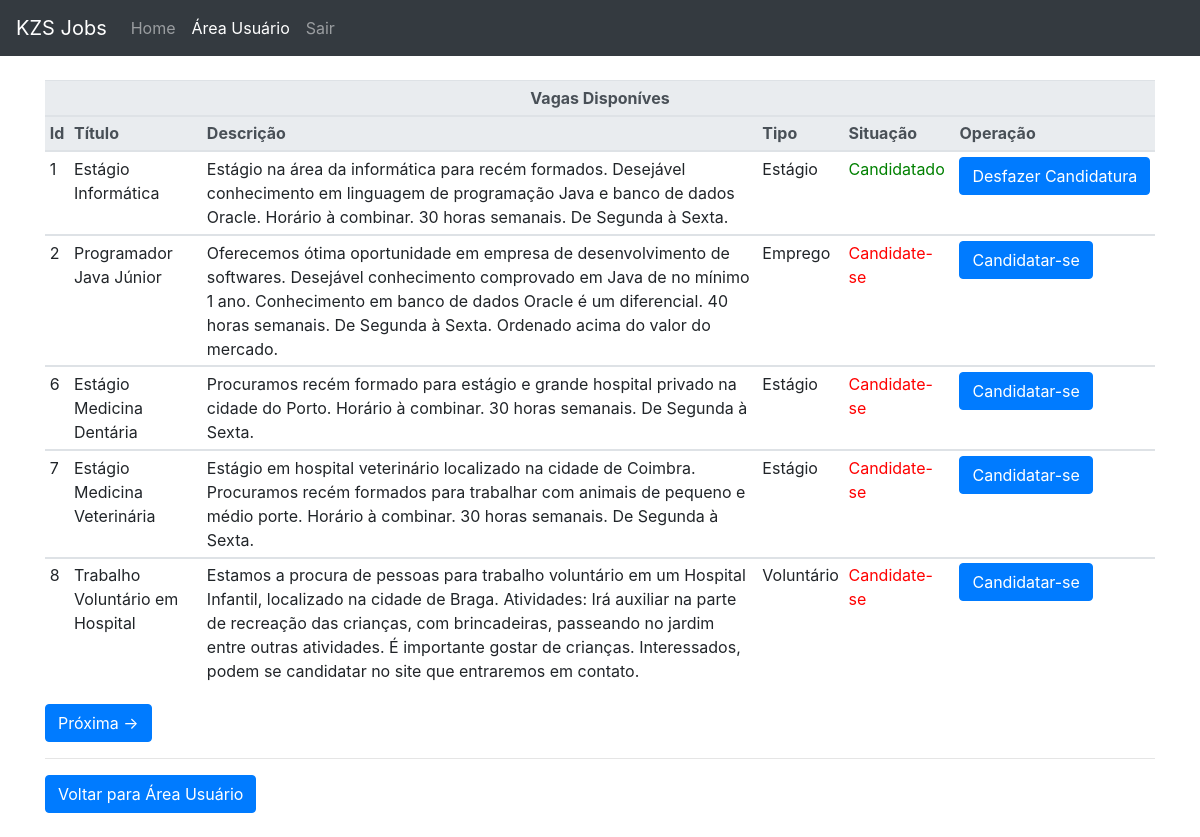
Page /vagas_disponiveis.php (signed in) on the committed database.
### tables this page shows
CREATE TABLE `vagas` (
  `id` int(11) NOT NULL,
  `titulo` varchar(120) NOT NULL,
  `descricao` text NOT NULL,
  `empresa_id` int(11) DEFAULT NULL,
  `tipo` varchar(3) NOT NULL,
  `area` varchar(3) DEFAULT NULL
);

### inicia_session.php (called while the page is built, shortened)
<?php
  $email_logado = $_SESSION['email'];
?>

### vagas_disponiveis.php (the view, shortened to what this page needs)
<?php
  include 'inicia_session.php';
?>
<!DOCTYPE html>
<html lang="pt">
    <head>
      <link href="./index_files/bootstrap.min.css" rel="stylesheet">
      <link href="./index_files/starter-template.css" rel="stylesheet">
    </head>
  <body>
    <nav class="navbar navbar-expand-md navbar-dark bg-dark fixed-top">
      <a class="navbar-brand" href="index.php"> KZS Jobs </a>
      <div class="collapse navbar-collapse" id="navbarsExampleDefault">
        <ul class="navbar-nav mr-auto">
          <li class="nav-item inactive">
            <a class="nav-link" href="index.php"> Home </a>
          </li>
          <li class="nav-item active">
            <a class="nav-link" href="login_usuario.php"> Área Usuário <span class="sr-only">(current)</span></a>
          </li>
          <li class="nav-item">
            <a class="nav-link" href="logout.php"> Sair <span class="sr-only">(current)</span></a>
          </li>
        </ul>
      </div>
    </nav>
<?php
  require 'conecta_bd.php';
  $sql = "select * from VAGAS";
  $registros_por_pagina = 5;
  $pagina=$_GET['pagina'];
  if(!$pagina){
    $pc = "1";
  }else{
  $pc = $pagina;
  }
  $inicio = $pc - 1;
  $inicio = $inicio * $registros_por_pagina;
  $limite = mysqli_query($conn, "$sql LIMIT $inicio,$registros_por_pagina");
  $todos = mysqli_query($conn, "$sql");
  $tr = mysqli_num_rows($todos);
  $tp = $tr / $registros_por_pagina;
  echo "<div class='container'>";
  echo"<table class='table table-sm'>
        <thead class='thead-light'>
          <tr align='center'>
            <th colspan=6 >Vagas Disponíves</th>
          </tr>
          <tr>
            <th>Id</th>
            <th>Título</th>
            <th>Descrição</th>
            <th>Tipo</th>
            <th>Situação</th>
            <th>Operação</th>
          </tr>
        <thead>";
  while($row_vaga = mysqli_fetch_assoc($limite)){
    if($row_vaga['tipo']=='EMP'){
      $tipo = 'Emprego';
    }elseif($row_vaga['tipo']=='VOL'){
      $tipo = 'Voluntário';
    }elseif($row_vaga['tipo']=='EST'){
      $tipo = 'Estágio';
    }else{
      $tipo = 'Outro';
    }
    $id_vaga = $row_vaga['id'];
    $id_empresa = $row_vaga['empresa_id'];
    $sql_1 = "select id from USUARIOS where email = '$email_logado' and tipo = 'U'";
    $resultado_1 = mysqli_query($conn, $sql_1);
    $row_usuario = mysqli_fetch_assoc($resultado_1);
    $id_usuario = $row_usuario['id'];
    echo "<tbody>";
    echo "<tr>";
    echo "<td>" .$row_vaga['id'] ."</td>";
    echo "<td>" .$row_vaga['titulo'] ."</td>";
    echo "<td>" .$row_vaga['descricao'] ."</td>";
    echo "<td>" .$tipo ."</td>";
    $sql_2 = "select * from CANDIDATURAS where vaga_id = $id_vaga and usuario_id = $id_usuario ";
    $resultado_2 = mysqli_query($conn, $sql_2);
    $count = mysqli_num_rows($resultado_2);
    $row_candidatura = mysqli_fetch_assoc($resultado_2);
    if($count == 0){
      echo "<td width=10%><font color='red'>Candidate-se</font></td>";
      echo "<td width=10%><a class='btn btn-primary' href='candidatar_vaga.php?id=$row_vaga[id]&idusu=$id_usuario&idemp=$id_empresa&pagina=$pagina'> Candidatar-se </a></td>";
    }else{
      echo "<td><font color='green'>Candidatado</font></td>";
      echo "<td width=10%><a class='btn btn-primary' href='delete_candidatura.php?id=$row_candidatura[vaga_id]&idusu=$row_candidatura[usuario_id]&pag=vdisp&pagina=$pagina'> Desfazer Candidatura </a></td>";
  }
	  echo "</tr>";
	  echo "</tbody>";
  }
  echo"</table>";
  $proximo = $pc +1;
  if($pc<$tp){
    echo "<a class='btn btn-primary' href='?pagina=$proximo'>Próxima -></a>";
  }
  echo "</div>";
  echo "<div class='container'>";
  echo "<hr>";
  echo "<a class='btn btn-primary' href='area_usuario.php'> Voltar para Área Usuário</a>";
  echo "<br><br>";
  echo "</div>";
  ?>
  </body>
</html>

### index_files/starter-template.css (style rules this page uses)
body { padding-top: 5rem; }

### rows in the picture
vagas: id "1", titulo "Estágio Informática", descricao "Estágio na área da informática para recém formados. Desejável conhecimento em linguagem de programação Java e banco de dados Oracle. Horário à combinar. 30 horas semanais. De Segunda à Sexta.", tipo "Estágio"
vagas: id "2", titulo "Programador Java Júnior", descricao "Oferecemos ótima oportunidade em empresa de desenvolvimento de softwares. Desejável conhecimento comprovado em Java de no mínimo 1 ano. Conhecimento em banco de dados Oracle é um diferencial. 40 horas semanais. De Segunda à Sexta. Ordenado acima do valor do mercado.", tipo "Emprego"
vagas: id "6", titulo "Estágio Medicina Dentária", descricao "Procuramos recém formado para estágio e grande hospital privado na cidade do Porto. Horário à combinar. 30 horas semanais. De Segunda à Sexta.", tipo "Estágio"
vagas: id "7", titulo "Estágio Medicina Veterinária", descricao "Estágio em hospital veterinário localizado na cidade de Coimbra. Procuramos recém formados para trabalhar com animais de pequeno e médio porte. Horário à combinar. 30 horas semanais. De Segunda à Sexta.", tipo "Estágio"
vagas: id "8", titulo "Trabalho Voluntário em Hospital", descricao "Estamos a procura de pessoas para trabalho voluntário em um Hospital Infantil, localizado na cidade de Braga. Atividades: Irá auxiliar na parte de recreação das crianças, com brincadeiras, passeando no jardim entre outras atividades. É importante gostar de crianças. Interessados, podem se candidatar no site que entraremos em contato.", tipo "Voluntário"
